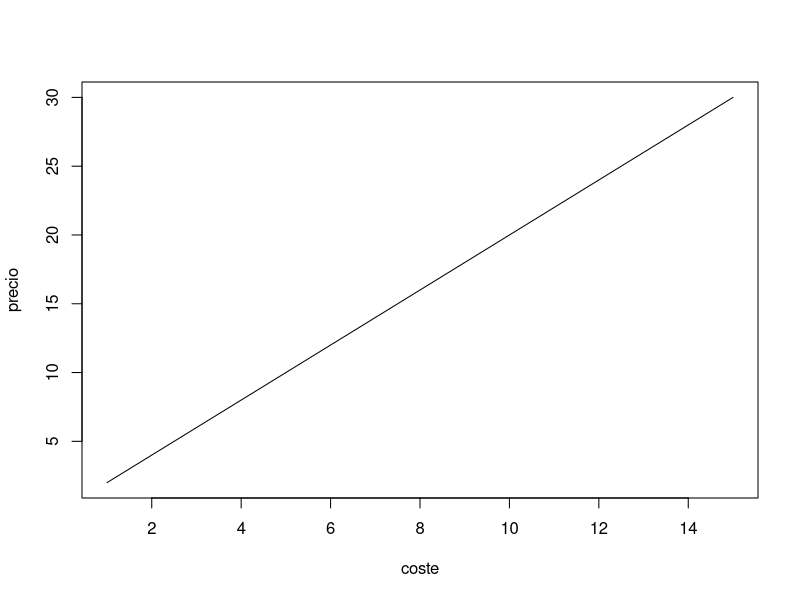
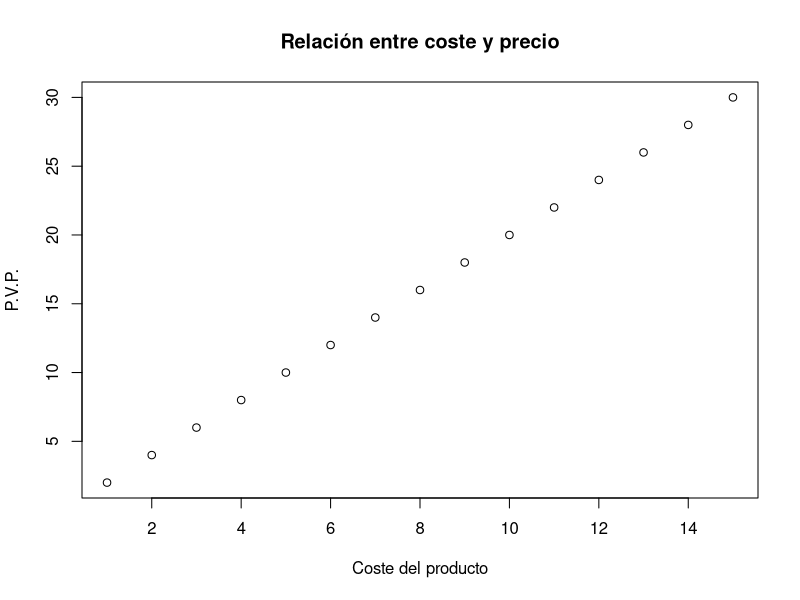
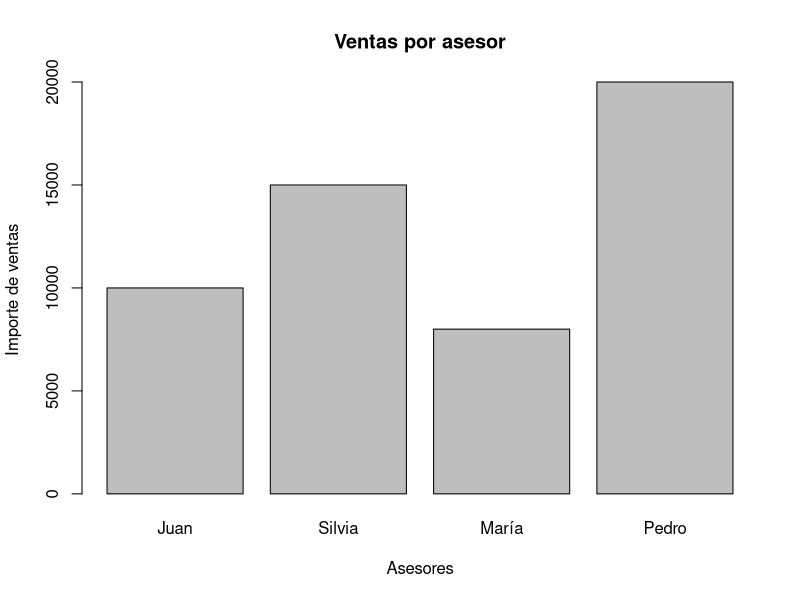
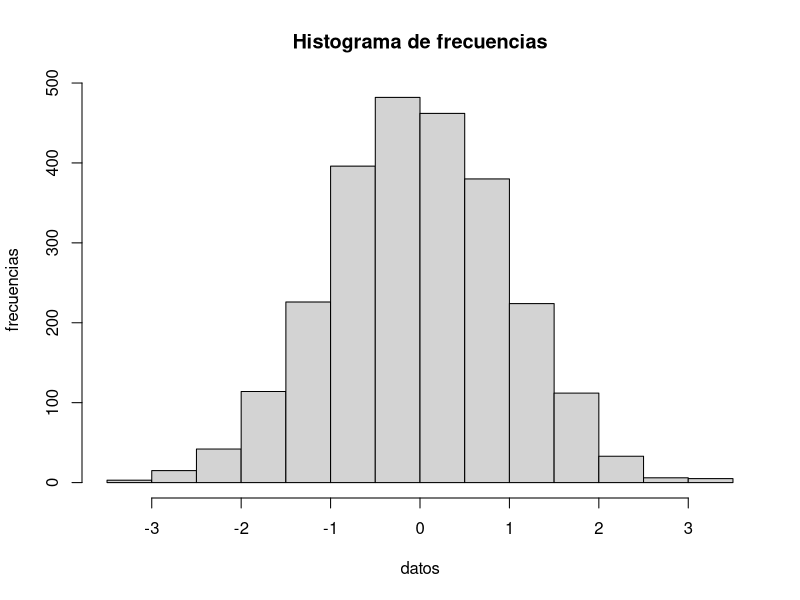
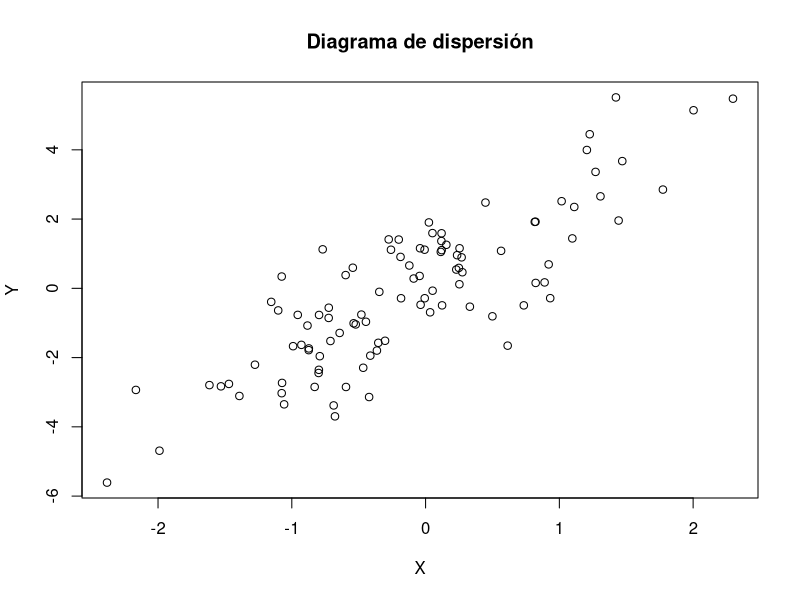

Source code (R) for these figures, in order:
#Gráficos de líneas

coste <- 1:15
precio <- coste*2

plot(coste,precio, type="l")

plot(coste,precio, type="p",
     main="Relación entre coste y precio",
     xlab="Coste del producto",
     ylab="P.V.P.")

#Gráficos de barras

vendedores <- c("Juan","Silvia","María","Pedro")
ventas <- c(10000,15000,8000,20000)

barplot(ventas,names.arg = vendedores,
        main="Ventas por asesor",
        xlab="Asesores",
        ylab="Importe de ventas",
        horiz=FALSE,
        space=0.2,
        width = 4)

#Histograma

datos <- rnorm(2500) #distribución normal de 2500 números

hist(datos,
     main="Histograma de frecuencias",
     xlab="datos",
     ylab="frecuencias")

#Gráfico de dispersión

x <- rnorm(100)
y <- 2*x + rnorm(100)

plot(x,y,
     main="Diagrama de dispersión",
     xlab="X",
     ylab="Y")

?plot
